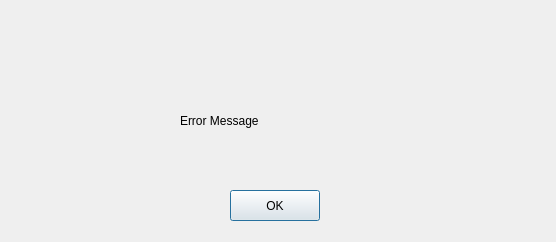
<?xml version="1.0" encoding="UTF-8"?>
<ui version="4.0">
 <class>Dialog</class>
 <widget class="QDialog" name="Dialog">
  <property name="geometry">
   <rect>
    <x>0</x>
    <y>0</y>
    <width>556</width>
    <height>242</height>
   </rect>
  </property>
  <property name="windowTitle">
   <string>Dialog</string>
  </property>
  <widget class="QPushButton" name="pushButton">
   <property name="geometry">
    <rect>
     <x>230</x>
     <y>190</y>
     <width>90</width>
     <height>31</height>
    </rect>
   </property>
   <property name="text">
    <string>OK</string>
   </property>
  </widget>
  <widget class="QLabel" name="label">
   <property name="geometry">
    <rect>
     <x>180</x>
     <y>70</y>
     <width>311</width>
     <height>101</height>
    </rect>
   </property>
   <property name="text">
    <string>Error Message</string>
   </property>
   <property name="scaledContents">
    <bool>false</bool>
   </property>
   <property name="wordWrap">
    <bool>true</bool>
   </property>
  </widget>
 </widget>
 <resources/>
 <connections/>
</ui>
